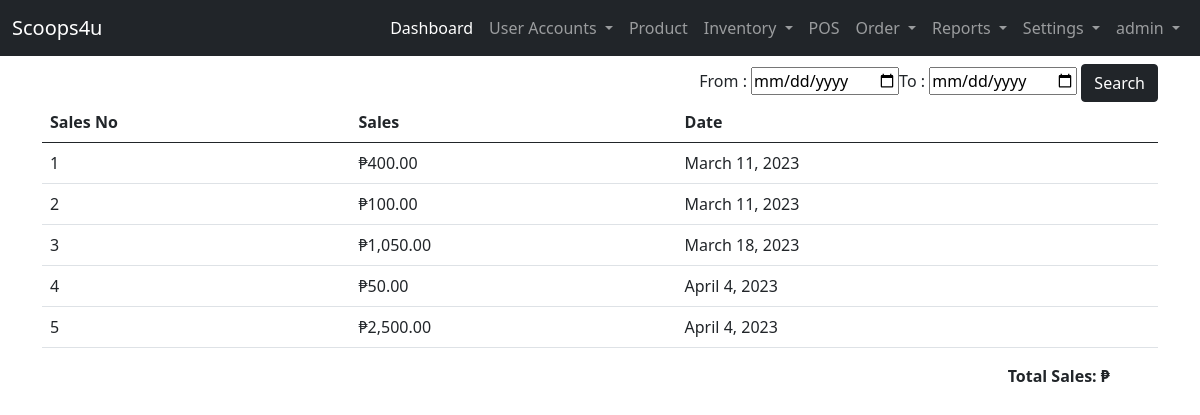
/user-site/reports/pos-sales/ (signed in), run on an earlier commit of the app's database.
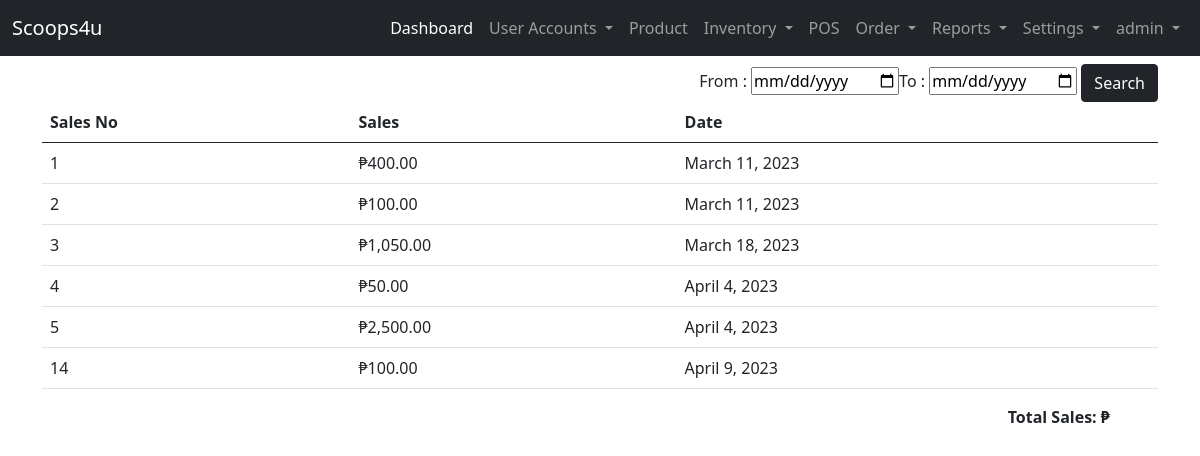
And on a later commit of the database.
### admin_site/models.py (models this page shows, shortened)
class Cart_Payment(models.Model):
    STATUS = (("Printed","Printed"),("not Print","not Print"))
    cart_user = models.CharField(max_length=200, null=False, default=None, verbose_name='Role')
    cart_no = models.CharField(max_length=200, null=True,  verbose_name='Pos No')
    cart_TotalAmount =  models.BigIntegerField(null=True, verbose_name='Total Amount')
    cart_cash = models.BigIntegerField( null=True, verbose_name='Cash')
    cart_change =  models.DecimalField(  max_digits=12, decimal_places=2,null=True, verbose_name='Change')
    cart_status = models.CharField(max_length=250, null=True, choices=STATUS, verbose_name='Status')
    cart_date = models.DateField(default=timezone.now, verbose_name='Date')

### admin_site/views.py (the view)
# urls.py: path('reports/pos-sales/', views.report_pos_sales, name='report_pos_sales'),
@login_required(login_url='landing_page:login')
def report_pos_sales(request):
    pos_payment = Cart_Payment.objects.filter(cart_status = 'Printed')
    context = {
        'pos_payment':pos_payment
    }
    return render(request, 'admin_site/reports/pos_sales.html',context)

### templates/admin_site/reports/pos_sales.html (shortened to what this page needs)
{% extends 'admin_site/base.html' %}
{% block content %}
{% load humanize %}
    <div id="form-date" class="text-end">
        <form action="{% url 'admin_site:search_pos_sales' %}" method="post">
            From : <input type="date" name="start_date" required>To : <input type="date" name="end_date" required> <input type="submit" class="btn btn-dark text-center" value="Search" >
        </form>
    </div>
    <table class="table table-hover">
        <thead>
            <tr>
                <th>Sales No</th>
                <th>Sales</th>
                <th>Date</th>
            </tr>
        </thead>
            <tbody>
                {% for list in pos_payment %}
                <tr>
                    <td>{{ list.id }}</td>
                    <td>&#8369;{{ list.cart_TotalAmount|floatformat:2|intcomma}}</td>
                    <td>{{ list.cart_date}}</td>
                </tr>
                {% endfor %}
            </tbody>
    </table>
    <div class="text-end px-5">
        <label style="font-weight: bolder;" > Total Sales: &#8369;{{ list_transaction|floatformat:2|intcomma }}    </label>
    </div>
{% endblock content %}

What changed in the data, as far as the page shows it:
now on this page (row edited): Cart_Payment: id "14", cart_TotalAmount "100.00", cart_date "April 9, 2023"
